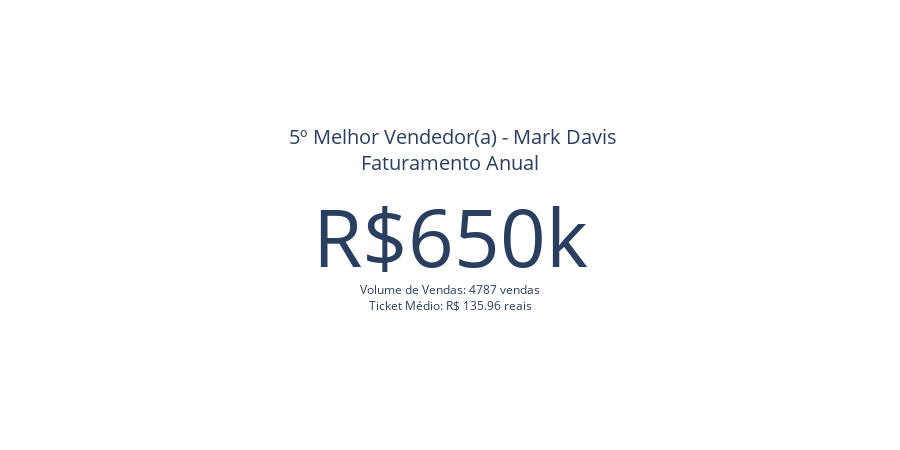

Source (notebook cell):
### Code cell
# Criação do gráfico
fig8 = go.Figure()

fig8.add_trace(go.Indicator(
    mode='number',
    value=maior_faturamento_vendedor['valor_monetario_total'][5],
    number={'valueformat': ".2s", 'prefix': "R$"},
    title={
        'text': f" 5º Melhor Vendedor(a) - {maior_faturamento_vendedor['nome_vendedor'][5]}<br><span style='font-size:100%'>Faturamento Anual</span>"
    }
))
# Adição de anotações com informações adicionais
fig8.add_annotation(
    x=0.5,
    y=0.2,
    xref='paper',
    yref='paper',
    text=(
        f"Volume de Vendas: {melhor_volume_vendas['valor_monetario_total'][6]} vendas<br>"
        f"Ticket Médio: R$ {round(ticket_medio['valor_monetario_total'][31], 2):,} reais"
    ),
    showarrow=False
)

# Configurações do layout
fig8.update_layout(height=450)

# Exibição do gráfico
fig8.show()

### Figure 1 — Plotly figure (JSON) as saved in the notebook; plotly's stock layout.template omitted (floating-point values rounded to 4 significant figures)
{"data": [{"mode": "number", "number": {"prefix": "R$", "valueformat": ".2s"}, "title": {"text": " 5º Melhor Vendedor(a) - Mark Davis<br><span style='font-size:100%'>Faturamento Anual</span>"}, "type": "indicator", "value": 650900.0}], "layout": {"annotations": [{"showarrow": false, "text": "Volume de Vendas: 4787 vendas<br>Ticket Médio: R$ 135.96 reais", "x": 0.5, "xref": "paper", "y": 0.2, "yref": "paper"}], "height": 450}}
